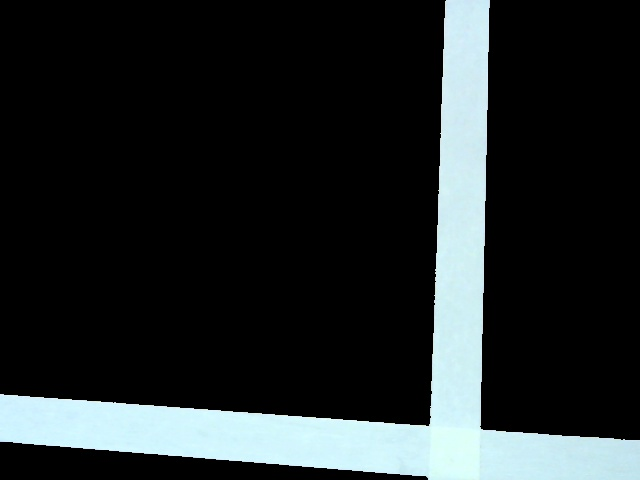
#> input picture webcam_test_v1/img_specific.jpg, 640 x 480 px, given in place of the camera
$ jupyter execute webcam_test_v1.ipynb   (text cells are left out)
#> lines starting #> are read from the running program, lines starting #| are printed output that depends on the picture; after the words box and inside, x2 and y2 are one past the last pixel; in counts of white or black regions, pixels touching at a corner belong together
[cell 1]
import cv2

[cell 2]
# 設定從哪顆鏡頭讀取影像，在括弧中填入先前查詢到的webcam編號
webcam = cv2.VideoCapture(0)
# 讀取影像
return_value, image = webcam.read()
#> image is the input picture: shape (480, 640, 3); mean B, G, R 41.4, 40.3, 34.9
# 儲存名為Picture.png的照片
cv2.imwrite("Picture.png", image)
# 刪除webcam，避免影像佔用資源
del(webcam)

[cell 3]
#開啟視窗顯示影像
#cv2.imshow('Picture.png', image)
# 不刷新影像
#cv2.waitKey(0)
# 釋放資源
#cv2.destroyAllWindows()

[cell 4]
import cv2
import numpy as np

[cell 5]
# 讀取影像
img = cv2.imread('Picture.png')
# 將影像轉換為灰階
img_gray = cv2.cvtColor(img,cv2.COLOR_BGR2GRAY)
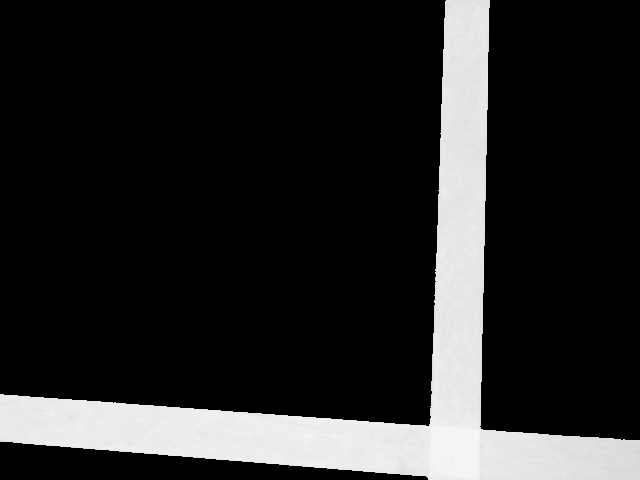
#> img_gray: shape (480, 640); min 0, max 248, mean 38.8

[cell 6]
# 存檔
cv2.imwrite('img_gray.jpg',img_gray)
#> Out = True

[cell 7]
# 開啟視窗顯示影像
#cv2.imshow('img_gray',img_gray)
# 不刷新影像
#cv2.waitKey(0)
# 釋放資源
#cv2.destroyAllWindows()

[cell 8]
import cv2
import numpy as np

[cell 9]
# 讀取圖片
img = cv2.imread('Picture.png')

# OpenCV的顏色預設是BGR格式，這邊將其轉換為HSV格式
hsv = cv2.cvtColor(img, cv2.COLOR_BGR2HSV)
#> hsv: shape (480, 640, 3); mean H, S, V 18.4, 15.1, 41.5

# 以HSV格式決定要提取的顏色範圍，White
lower = np.array([0,0,221])
upper = np.array([180,255,255])

# 將HSV影像的閾值設定為想要提取的顏色
mask = cv2.inRange(hsv, lower, upper)
#> mask: shape (480, 640); 16.7% white; 1 white region, box (x1, y1, x2, y2) and area: (0, 0, 640, 480) 51193

# 使用bitwise_and()合併掩膜(mask)和原來的影像
img_specific = cv2.bitwise_and(img,img, mask= mask)

[cell 10]
# 存檔
cv2.imwrite('img_specific.jpg', img_specific)
#> Out = True

[cell 11]
# [6 lines of commented-out code are left out]

[cell 12]
import cv2
import numpy as np

[cell 13]
# 讀取影像
img_gray = cv2.imread('img_gray.jpg')
#> img_gray: shape (480, 640, 3); min 0, max 248, mean 38.8
img_specific = cv2.imread('img_specific.jpg')

[cell 14]
# 將提取顏色的影像轉換為灰階
img_specific_gray = cv2.cvtColor(img_specific,cv2.COLOR_BGR2GRAY)

# 下方數字50為閾值，可修改閾值範圍(0~255)來調整掩膜區域，並轉換為二元影像
ret, mask = cv2.threshold(img_specific_gray,50, 255, cv2.THRESH_BINARY)

# 將掩膜反相
mask_inv = cv2.bitwise_not(mask)
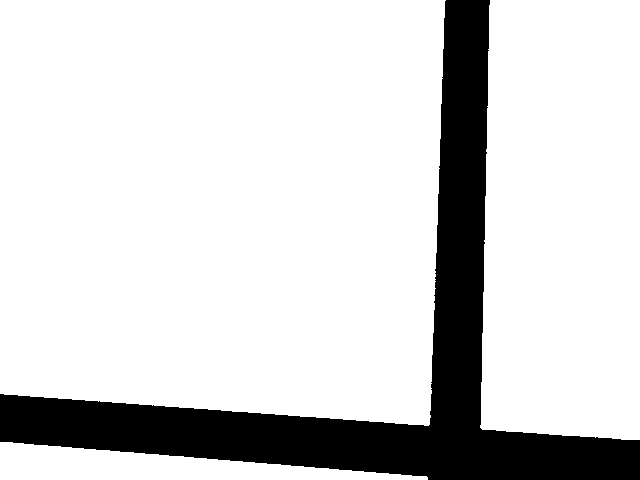
#> mask_inv: shape (480, 640); 83.3% white; 1 black region, box (x1, y1, x2, y2) and area: (0, 0, 640, 480) 51193

# 使用bitwise_and()和掩膜從灰階圖中排除已被提取顏色的區域
img_gray_bg = cv2.bitwise_and(img_gray,img_gray,mask = mask_inv)
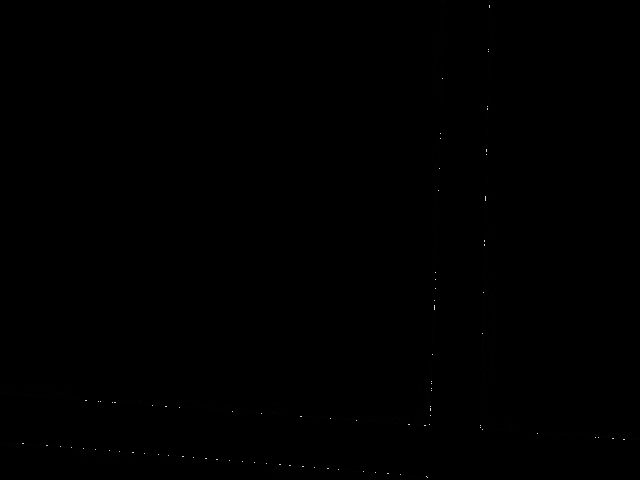
#> img_gray_bg: shape (480, 640, 3); min 0, max 219, mean 0.1


# 使用bitwise_and()和掩膜設定提取顏色的區域
img_specific_fg = cv2.bitwise_and(img_specific,img_specific,mask = mask)

# 使用add()將兩張圖片疊加
img_result = cv2.add(img_gray_bg,img_specific_fg)

# 存檔並展示
cv2.imwrite(' img_result.jpg', img_result)
cv2.imshow(' img_result ', img_result)
cv2.waitKey(0)
cv2.destroyAllWindows()

[cell 15]
import cv2
import numpy as np
import matplotlib.pyplot as plt

[cell 16]
#img_result = cv2.imread(' img_result.jpg')

[cell 17]
img = cv2.imread(' img_result.jpg').astype(np.float32) / 255
img = cv2.cvtColor(img, cv2.COLOR_BGR2RGB)
plt.imshow(img)

cv2.imshow("img", img)
cv2.waitKey(0)
cv2.destroyAllWindows()

[cell 18]
noised = (img + 0.2 * np.random.rand(*img.shape).astype(np.float32))
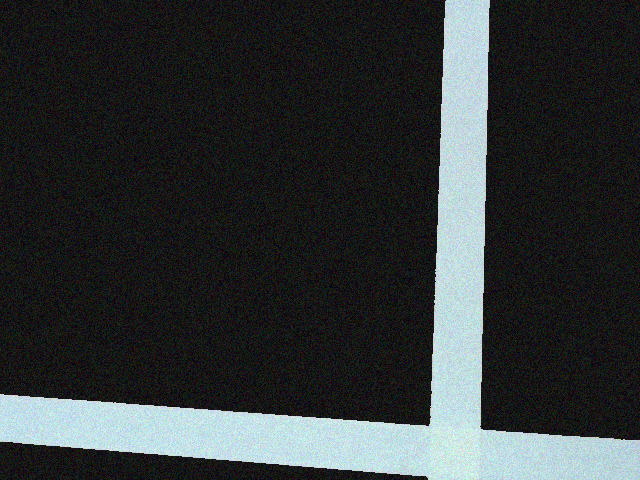
#> noised: shape (480, 640, 3) float32; mean R, G, B 0.237, 0.258, 0.262; drawn with min black and max white
noised = noised.clip(0, 1)
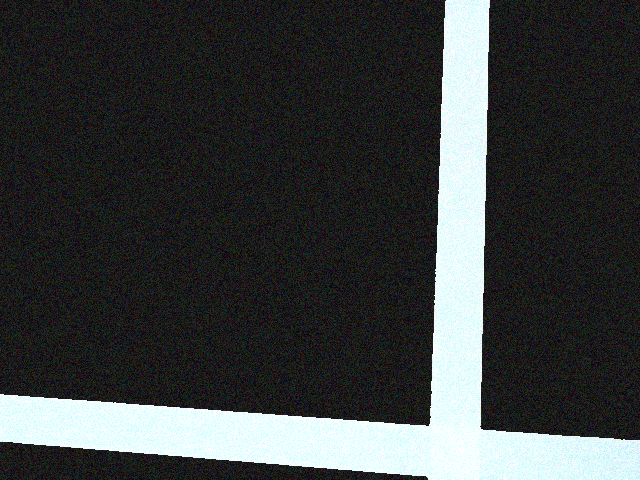
#> noised: shape (480, 640, 3) float32; mean R, G, B 0.237, 0.249, 0.25
plt.imshow(noised[:,:,[0,1,2]])
plt.show()

cv2.imshow("noised", noised)
cv2.waitKey(0)
cv2.destroyAllWindows()

[cell 19]
#gauss_blur = cv2.GaussianBlur(noised, (7, 7), 0)

gauss_blur = cv2.GaussianBlur(noised, (7, 7), 0)
plt.imshow(gauss_blur[:, :, [0, 1, 2]])
plt.show()
cv2.imshow("gauss_blur", gauss_blur)
cv2.waitKey(0)
cv2.destroyAllWindows()

[cell 20]
# np.max(gauss_blur*255)
gauss_blur = gauss_blur*255
gauss_blur = gauss_blur.astype(np.uint8)
# np.max(gauss_blur.astype(np.uint8))

[cell 21]
gray = cv2.cvtColor(gauss_blur,cv2.COLOR_BGR2GRAY)
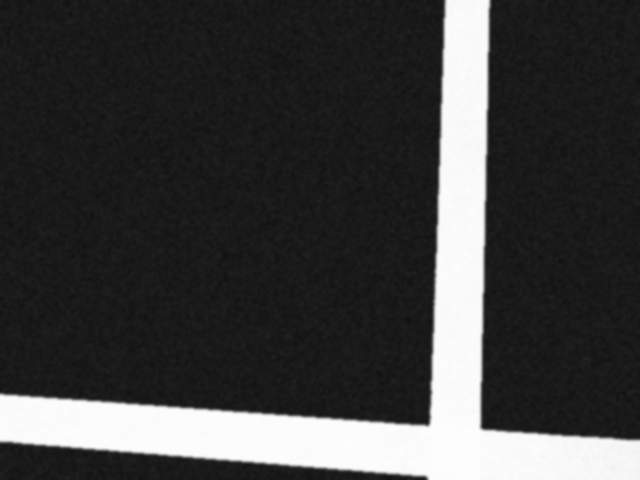
#> gray: shape (480, 640); min 17, max 254, mean 62.7
edges = cv2.Canny(gray, 50, 200)
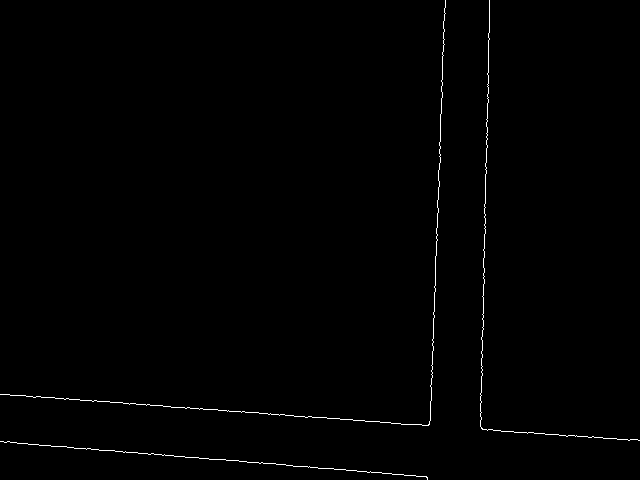
#> edges: shape (480, 640); 0.61% white in thin lines or dots
lines = cv2.HoughLinesP(edges, 1.0, np.pi/180, 100, minLineLength=1, maxLineGap=250)
#> lines = [[430, 420, 444, 8], [10, 395, 637, 439], [113, 450, 427, 477], [482, 429, 489, 0], [481, 427, 488, 33], [0, 441, 427, 478]]

[cell 22]
cv2.imshow("Result Image", edges)
cv2.waitKey(0)
cv2.destroyAllWindows()

[cell 23]
# Draw lines on the image
for line in lines:
    x1, y1, x2, y2 = line[0]
    cv2.line(img, (x1, y1), (x2, y2), (255, 0, 0), 3)
#> this loop made 6 passes
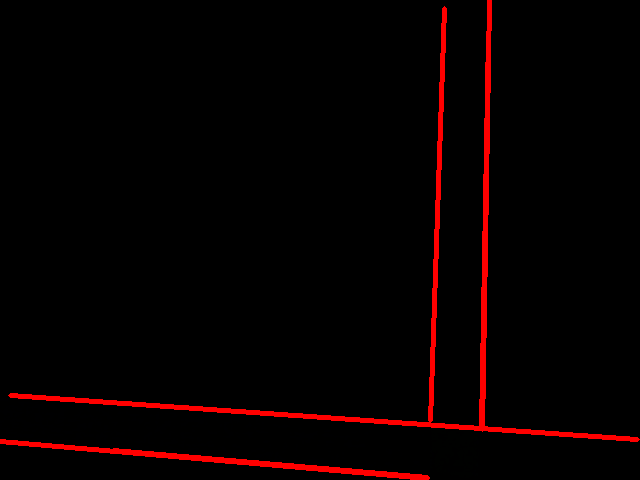
#> img: shape (480, 640, 3) float32; mean R, G, B 8.5, 0.1, 0.1
# Show result

[cell 24]
# Show result
cv2.imshow("Result Image", img)
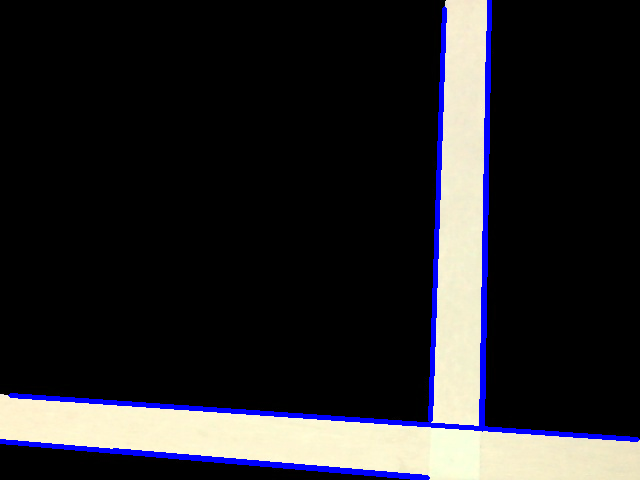
#> window 'Result Image': shape (480, 640, 3); mean B, G, R 40.2, 36.9, 37.9
cv2.waitKey(0)
cv2.destroyAllWindows()
